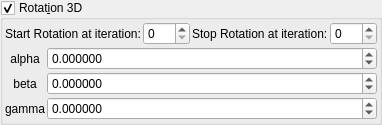
    <widget class="MyGroupBox" name="groupCheck_transf_function_enabledR_false">
     <property name="toolTip">
      <string/>
     </property>
     <property name="title">
      <string>Rotat&amp;ion 3D</string>
     </property>
     <property name="checkable">
      <bool>true</bool>
     </property>
     <layout class="QVBoxLayout" name="verticalLayout_31" stretch="0,0">
      <property name="spacing">
       <number>2</number>
      </property>
      <property name="leftMargin">
       <number>2</number>
      </property>
      <property name="topMargin">
       <number>2</number>
      </property>
      <property name="rightMargin">
       <number>2</number>
      </property>
      <property name="bottomMargin">
       <number>2</number>
      </property>
      <item>
       <layout class="QGridLayout" name="gridLayout_66">
        <property name="spacing">
         <number>2</number>
        </property>
        <item row="0" column="0">
         <widget class="QLabel" name="label_249">
          <property name="text">
           <string>Start Rotation at iteration:</string>
          </property>
         </widget>
        </item>
        <item row="0" column="2">
         <widget class="QLabel" name="label_248">
          <property name="text">
           <string>Stop Rotation at iteration:</string>
          </property>
         </widget>
        </item>
        <item row="0" column="1">
         <widget class="MySpinBox" name="spinboxInt_transf_start_iterations_R">
          <property name="sizePolicy">
           <sizepolicy hsizetype="Minimum" vsizetype="Maximum">
            <horstretch>0</horstretch>
            <verstretch>0</verstretch>
           </sizepolicy>
          </property>
          <property name="maximum">
           <number>999</number>
          </property>
         </widget>
        </item>
        <item row="0" column="3">
         <widget class="MySpinBox" name="spinboxInt_transf_stop_iterations_R">
          <property name="sizePolicy">
           <sizepolicy hsizetype="Minimum" vsizetype="Maximum">
            <horstretch>0</horstretch>
            <verstretch>0</verstretch>
           </sizepolicy>
          </property>
          <property name="maximum">
           <number>999</number>
          </property>
         </widget>
        </item>
       </layout>
      </item>
      <item>
       <layout class="QGridLayout" name="gridLayout_10" columnstretch="0,1">
        <property name="spacing">
         <number>2</number>
        </property>
        <item row="1" column="1">
         <widget class="MyDoubleSpinBox" name="spinboxd3_transf_rotation_y">
          <property name="sizePolicy">
           <sizepolicy hsizetype="Minimum" vsizetype="Maximum">
            <horstretch>0</horstretch>
            <verstretch>0</verstretch>
           </sizepolicy>
          </property>
          <property name="prefix">
           <string/>
          </property>
          <property name="suffix">
           <string/>
          </property>
          <property name="decimals">
           <number>6</number>
          </property>
          <property name="minimum">
           <double>-36000.000000000000000</double>
          </property>
          <property name="maximum">
           <double>36000.000000000000000</double>
          </property>
          <property name="singleStep">
           <double>1.000000000000000</double>
          </property>
         </widget>
        </item>
        <item row="2" column="1">
         <widget class="MyDoubleSpinBox" name="spinboxd3_transf_rotation_z">
          <property name="sizePolicy">
           <sizepolicy hsizetype="Minimum" vsizetype="Maximum">
            <horstretch>0</horstretch>
            <verstretch>0</verstretch>
           </sizepolicy>
          </property>
          <property name="prefix">
           <string/>
          </property>
          <property name="suffix">
           <string/>
          </property>
          <property name="decimals">
           <number>6</number>
          </property>
          <property name="minimum">
           <double>-36000.000000000000000</double>
          </property>
          <property name="maximum">
           <double>36000.000000000000000</double>
          </property>
          <property name="singleStep">
           <double>1.000000000000000</double>
          </property>
         </widget>
        </item>
        <item row="1" column="0">
         <widget class="QLabel" name="label_34">
          <property name="text">
           <string notr="true">beta</string>
          </property>
          <property name="alignment">
           <set>Qt::AlignCenter</set>
          </property>
         </widget>
        </item>
        <item row="0" column="1">
         <widget class="MyDoubleSpinBox" name="spinboxd3_transf_rotation_x">
          <property name="sizePolicy">
           <sizepolicy hsizetype="Minimum" vsizetype="Maximum">
            <horstretch>0</horstretch>
            <verstretch>0</verstretch>
           </sizepolicy>
          </property>
          <property name="prefix">
           <string/>
          </property>
          <property name="suffix">
           <string/>
          </property>
          <property name="decimals">
           <number>6</number>
          </property>
          <property name="minimum">
           <double>-36000.000000000000000</double>
          </property>
          <property name="maximum">
           <double>36000.000000000000000</double>
          </property>
          <property name="singleStep">
           <double>1.000000000000000</double>
          </property>
         </widget>
        </item>
        <item row="0" column="0">
         <widget class="QLabel" name="label_35">
          <property name="text">
           <string notr="true">alpha</string>
          </property>
          <property name="alignment">
           <set>Qt::AlignCenter</set>
          </property>
         </widget>
        </item>
        <item row="2" column="0">
         <widget class="QLabel" name="label_36">
          <property name="text">
           <string notr="true">gamma</string>
          </property>
          <property name="alignment">
           <set>Qt::AlignCenter</set>
          </property>
         </widget>
        </item>
       </layout>
      </item>
     </layout>
    </widget>
